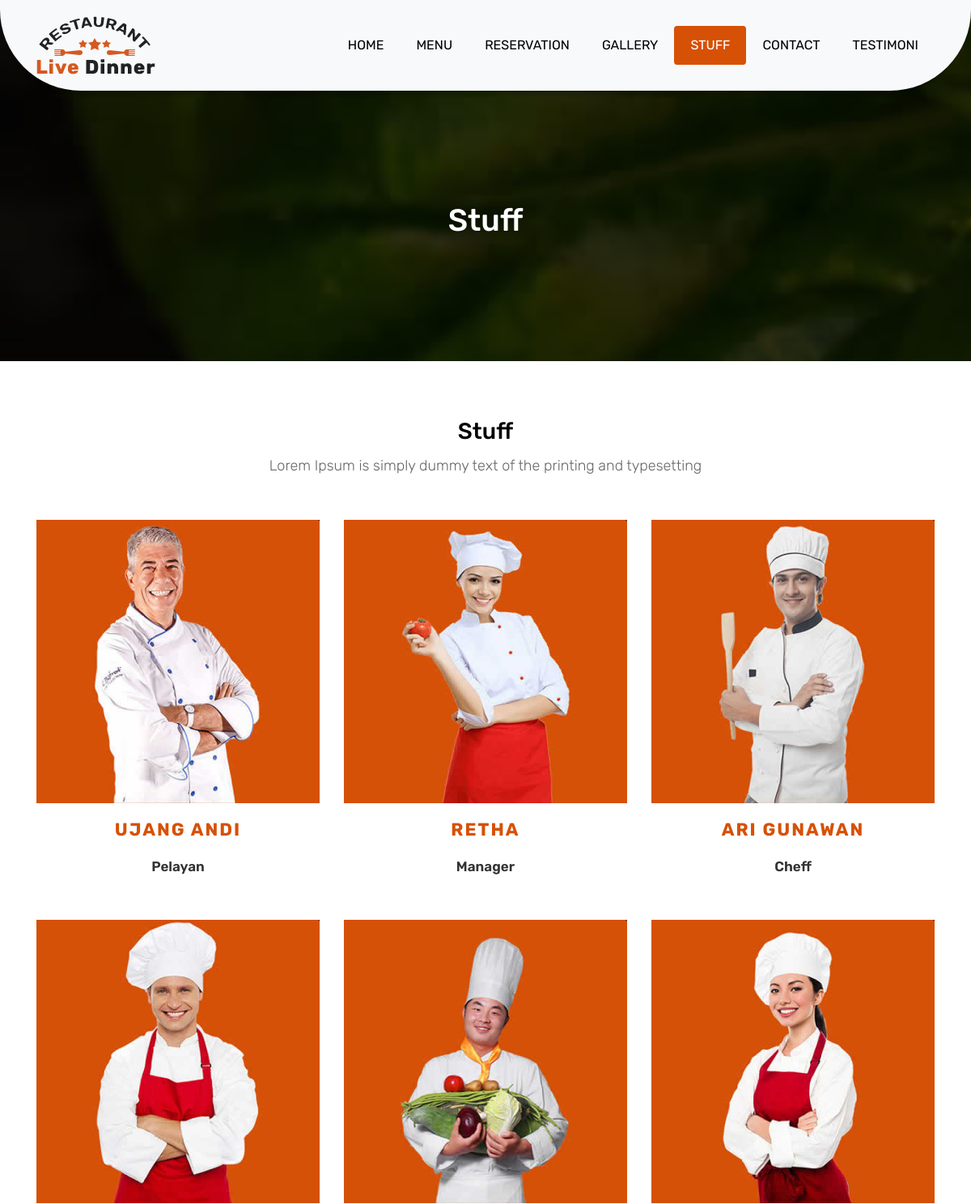
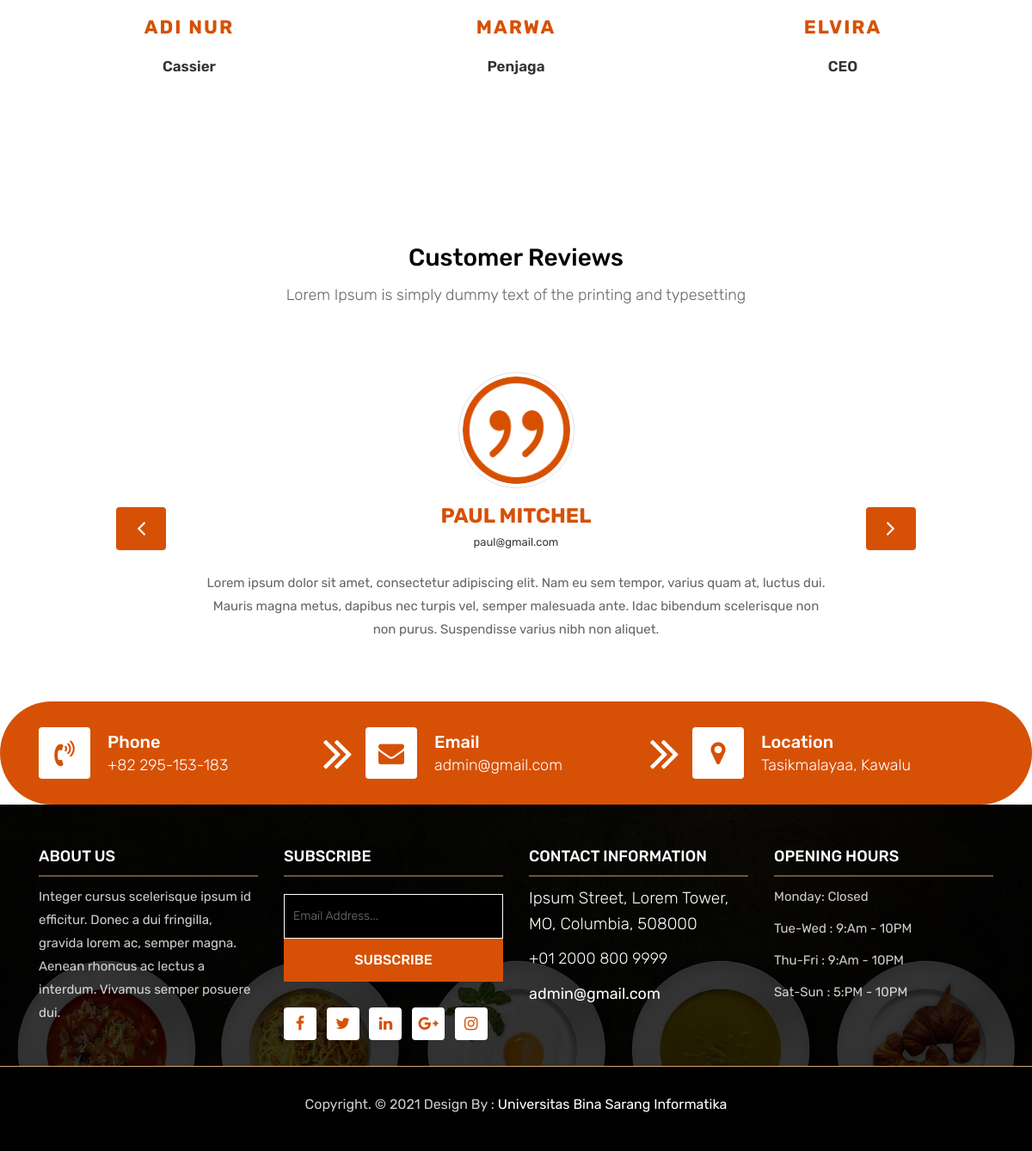
Screenshot of /index.php/stuff with the database file from the repository (2 pictures, top to bottom).
### tables this page shows
CREATE TABLE `team` (
  `id_team` int(11) NOT NULL,
  `nama` varchar(255) NOT NULL,
  `deskripsi` text NOT NULL,
  `pekerjaan` varchar(255) NOT NULL,
  `gambar` varchar(255) NOT NULL,
  `no_hp` varchar(50) NOT NULL,
  `link_fb` varchar(255) DEFAULT NULL
);

### application/controllers/Stuff.php (called while the page is built, shortened)
<?php
class Stuff extends CI_Controller {
	public function index()
	{
		$data['team'] = $this->team_model->tampil_data('team')->result();
		$data['testimoni'] = $this->kategori_model->tampil_data('testimoni')->result();
		$data['title'] = "Stuff | Restoran";
		$this->load->view('templates_restoran/header',$data);
		$this->load->view('restoran/stuff');
		$this->load->view('templates_restoran/footer');
	}
}

### index.php (called while the page is built, shortened)
<?php
require_once BASEPATH.'core/CodeIgniter.php';

### application/models/Team_model.php (called while the page is built, shortened)
<?php
class Team_model extends CI_Model {
	public function tampil_data($table)
	{
		return $this->db->get($table);
	}
}

### application/views/restoran/stuff.php (the view, shortened to what this page needs)
<header class="top-navbar">
	<nav class="navbar navbar-expand-lg navbar-light bg-light">
		<div class="container">
			<a class="navbar-brand" href="index.html">
				<img src="<?= base_url('assets/template_restoran/') ?>images/logo.png" alt="" />
			</a>
			<div class="collapse navbar-collapse" id="navbars-rs-food">
				<ul class="navbar-nav ml-auto">
					<li class="nav-item "><a class="nav-link" href="<?= base_url('') ?>">Home</a></li>
					<li class="nav-item"><a class="nav-link" href="<?= base_url('menu') ?>">Menu</a></li>
					<li class="nav-item"><a class="nav-link" href="<?= base_url('reservation') ?>">Reservation</a></li>
					<li class="nav-item"><a class="nav-link" href="<?= base_url('gallery') ?>">Gallery</a></li>
					<li class="nav-item active"><a class="nav-link" href="<?= base_url('stuff') ?>">Stuff</a></li>
					<li class="nav-item"><a class="nav-link" href="<?= base_url('contact') ?>">Contact</a></li>
                       <li class="nav-item"><a class="nav-link" href="<?= base_url('testimoni') ?>">Testimoni</a></li>
				</ul>
			</div>
		</div>
	</nav>
</header>
<div class="all-page-title page-breadcrumb">
	<div class="container text-center">
		<div class="row">
			<div class="col-lg-12">
				<h1>Stuff</h1>
			</div>
		</div>
	</div>
</div>
<div class="stuff-box">
	<div class="container">
		<div class="row">
			<div class="col-lg-12">
				<div class="heading-title text-center">
					<h2>Stuff</h2>
					<p>Lorem Ipsum is simply dummy text of the printing and typesetting</p>
				</div>
			</div>
		</div>
		<div class="row">
               <?php foreach($team as $row){ ?>
               <div class="col-md-4 col-sm-6">
                   <div class="our-team">
                       <div class="pic">
                           <img src="<?= base_url('assets/uploads/team/'.$row->gambar) ?>">
                       </div>
                       <div class="team-content">
                           <h3 class="title"><?= $row->nama ?></h3>
                           <span class="post"><?= $row->pekerjaan ?></span>
                       </div>
                   </div>
               </div>
           <?php } ?>
           </div>
	</div>
</div>

### application/views/templates_restoran/header.php (shortened to what this page needs)
<!DOCTYPE html>
<html lang="en">
<head>
    <link rel="stylesheet" href="<?= base_url('assets/template_restoran/') ?>css/bootstrap.min.css">
    <link rel="stylesheet" href="<?= base_url('assets/template_restoran/') ?>css/style.css">
    <link rel="stylesheet" href="<?= base_url('assets/template_restoran/') ?>css/responsive.css">
    <link rel="stylesheet" href="<?= base_url('assets/template_restoran/') ?>css/custom.css">
</head>
<body>

### application/views/templates_restoran/footer.php (shortened to what this page needs)
	<div class="customer-reviews-box">
		<div class="container">
			<div class="row">
				<div class="col-lg-12">
					<div class="heading-title text-center">
						<h2>Customer Reviews</h2>
						<p>Lorem Ipsum is simply dummy text of the printing and typesetting</p>
					</div>
				</div>
			</div>
			<div class="row">
				<div class="col-md-8 mr-auto ml-auto text-center">
					<div id="reviews" class="carousel slide" data-ride="carousel">
						<div class="carousel-inner mt-4">
							<div class="carousel-item text-center active">
								<div class="img-box p-1 border rounded-circle m-auto">
									<img class="d-block w-100 rounded-circle" src="<?= base_url('assets/template_restoran/') ?>images/quotations-button.png" alt="">
								</div>
								<h5 class="mt-4 mb-0"><strong class="text-warning text-uppercase">Paul Mitchel</strong></h5>
								<h6 class="text-dark m-0">paul@gmail.com</h6>
								<p class="m-0 pt-3">Lorem ipsum dolor sit amet, consectetur adipiscing elit. Nam eu sem tempor, varius quam at, luctus dui. Mauris magna metus, dapibus nec turpis vel, semper malesuada ante. Idac bibendum scelerisque non non purus. Suspendisse varius nibh non aliquet.</p>
							</div>
						</div>
						<a class="carousel-control-prev" href="#reviews" role="button" data-slide="prev">
							<i class="fa fa-angle-left" aria-hidden="true"></i>
						</a>
						<a class="carousel-control-next" href="#reviews" role="button" data-slide="next">
							<i class="fa fa-angle-right" aria-hidden="true"></i>
						</a>
                    </div>
				</div>
			</div>
		</div>
	</div>
	<div class="contact-imfo-box">
		<div class="container">
			<div class="row">
				<div class="col-md-4 arrow-right">
					<i class="fa fa-volume-control-phone"></i>
					<div class="overflow-hidden">
						<h4>Phone</h4>
						<p class="lead">
							+82 295-153-183
						</p>
					</div>
				</div>
				<div class="col-md-4 arrow-right">
					<i class="fa fa-envelope"></i>
					<div class="overflow-hidden">
						<h4>Email</h4>
						<p class="lead">
							admin@gmail.com
						</p>
					</div>
				</div>
				<div class="col-md-4">
					<i class="fa fa-map-marker"></i>
					<div class="overflow-hidden">
						<h4>Location</h4>
						<p class="lead">
							Tasikmalayaa, Kawalu
						</p>
					</div>
				</div>
			</div>
		</div>
	</div>
	<footer class="footer-area bg-f">
		<div class="container">
			<div class="row">
				<div class="col-lg-3 col-md-6">
					<h3>About Us</h3>
					<p>Integer cursus scelerisque ipsum id efficitur. Donec a dui fringilla, gravida lorem ac, semper magna. Aenean rhoncus ac lectus a interdum. Vivamus semper posuere dui.</p>
				</div>
				<div class="col-lg-3 col-md-6">
					<h3>Subscribe</h3>
					<div class="subscribe_form">
						<form class="subscribe_form">
							<input name="EMAIL" id="subs-email" class="form_input" placeholder="Email Address..." type="email">
							<button type="submit" class="submit">SUBSCRIBE</button>
						</form>
					</div>
					<ul class="list-inline f-social">
						<li class="list-inline-item"><a href="#"><i class="fa fa-facebook" aria-hidden="true"></i></a></li>
						<li class="list-inline-item"><a href="#"><i class="fa fa-twitter" aria-hidden="true"></i></a></li>
						<li class="list-inline-item"><a href="#"><i class="fa fa-linkedin" aria-hidden="true"></i></a></li>
						<li class="list-inline-item"><a href="#"><i class="fa fa-google-plus" aria-hidden="true"></i></a></li>
						<li class="list-inline-item"><a href="#"><i class="fa fa-instagram" aria-hidden="true"></i></a></li>
					</ul>
				</div>
				<div class="col-lg-3 col-md-6">
					<h3>Contact information</h3>
					<p class="lead">Ipsum Street, Lorem Tower, MO, Columbia, 508000</p>
					<p class="lead"><a href="#">+01 2000 800 9999</a></p>
					<p><a href="#"> admin@gmail.com</a></p>
				</div>
				<div class="col-lg-3 col-md-6">
					<h3>Opening hours</h3>
					<p><span class="text-color">Monday: </span>Closed</p>
					<p><span class="text-color">Tue-Wed :</span> 9:Am - 10PM</p>
					<p><span class="text-color">Thu-Fri :</span> 9:Am - 10PM</p>
					<p><span class="text-color">Sat-Sun :</span> 5:PM - 10PM</p>
				</div>
			</div>
		</div>
		<div class="copyright">
			<div class="container">
				<div class="row">
					<div class="col-lg-12">
						<p class="company-name">Copyright. &copy; 2021 <a href="#"></a> Design By :
					<a href="#">Universitas Bina Sarang Informatika</a></p>
					</div>
				</div>
			</div>
		</div>
	</footer>
</body>
</html>

### rows the page displays
team: gambar (picture), nama "UJANG ANDI", pekerjaan "Pelayan"
team: gambar (picture), nama "RETHA", pekerjaan "Manager"
team: gambar (picture), nama "ARI GUNAWAN", pekerjaan "Cheff"
team: gambar (picture), nama "ADI NUR", pekerjaan "Cassier"
team: gambar (picture), nama "MARWA", pekerjaan "Penjaga"
team: gambar (picture), nama "ELVIRA", pekerjaan "CEO"
